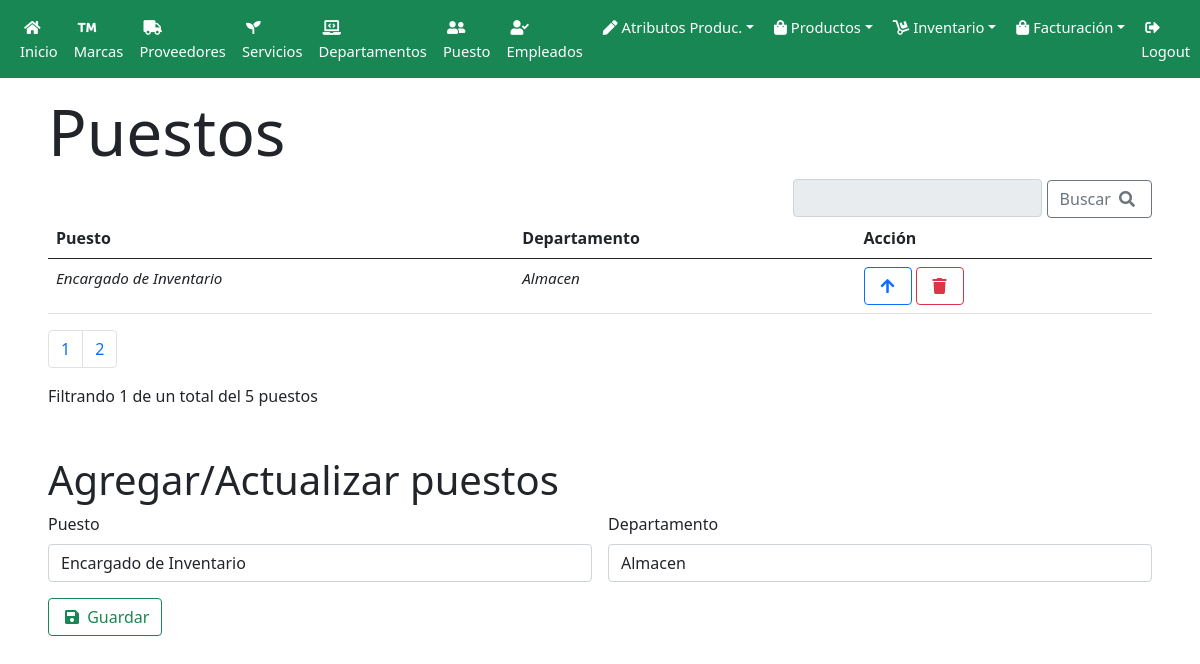
The page /admin/puestos.php?action=ver&id_puesto=3 (signed in) on the database its author committed.
### tables this page shows
CREATE TABLE `puesto` (
  `id_puesto` tinyint(4) NOT NULL,
  `puesto` varchar(30) NOT NULL,
  `id_departamento` tinyint(4) NOT NULL
);

CREATE TABLE `departamento` (
  `id_departamento` tinyint(4) NOT NULL,
  `departamento` varchar(50) NOT NULL
);

### admin/puestos.php (called while the page is built, shortened)
<?php
    include('controllers/puestos.controller.php');
    include('controllers/departamentos.controller.php');
    $puestos = new  Puesto;
    $departamentos = new Departamento;
    $accion = (isset($_GET['action']))?$_GET['action']:'leer';
    include('views/sidebar_navigation.php');
    $departamento = $departamentos -> readAll();
    switch($accion)
    {
        case 'ver':
            $id_puesto = $_GET['id_puesto'];
            $datos = $puestos -> readOne($id_puesto);
            break;
    }
    include('views/puestos/index.php');
    include('views/puestos/form.php');
    include('views/footer.php');
?>

### admin/controllers/puestos.controller.php (called while the page is built, shortened)
<?php
    class Puesto extends Sistema
    {
        function readOne($id_pu)
        {
            $dbh = $this->connect();
            $sentencia='SELECT * FROM puesto INNER JOIN departamento USING(id_departamento)
                        WHERE id_puesto = :id_puesto';
            $stmt = $dbh->prepare($sentencia);
            $stmt->bindParam(':id_puesto', $id_pu, PDO::PARAM_INT);
            $stmt->execute();
            $filas=$stmt->fetchAll();
            return $filas;
        }
        function total(){
            $dbh = $this -> Connect();
            $sentencia = "SELECT COUNT(id_puesto) AS total FROM puesto";
            $stmt = $dbh -> prepare($sentencia);
            $stmt -> execute();
            $rows = $stmt -> fetchAll();
            return $rows[0]['total'];
        }
    }
?>

### admin/controllers/departamentos.controller.php (called while the page is built, shortened)
<?php
    class Departamento extends Sistema
    {
        function readAll()
        {
            $dbh = $this->connect();
            $sentencia = 'SELECT * FROM departamento AS d';
            $stmt = $dbh->prepare($sentencia);
            $stmt->execute();
            $filas = $stmt->fetchAll();
            return $filas;
        }
    }
?>

### admin/views/puestos/form.php (the view, shortened to what this page needs)
<div class="ps-5 pe-5 pt-5 pb-5 my-container active-cont">
    <h3 class="display-6">Agregar/Actualizar puestos</h3>
    <form action="puestos.php?action=<?php echo($_GET['action'] == 'ver')?'actualizar':'guardar'; ?>" method="POST" enctype="multipart/form-data" class="row g-3 needs-validation" novalidate>
        <div class="col-md-6">
            <label class="form-label">Puesto</label>
            <input type="text" name="puesto[puesto]" value='<?php echo($_GET['action'] == 'ver')?$datos[0]['puesto']:''; ?>' class="form-control" id="txtPuesto" required>
        </div>
        <div class="col-md-6">
            <label class="form-label">Departamento</label>
            <select name="puesto[id_departamento]" class="form-control" id="slctDepartamento" required>
                <?php
                    $acc = $_GET['action'];
                    foreach($departamento as $key => $departamentos):
                        $selected = '';
                        if($acc =='ver'){
                            if($departamentos['id_departamento'] == $datos[0]['id_departamento']){ $selected = ' selected'; }
                        }
                ?>
                    <option value="<?php echo($departamentos['id_departamento']); ?>" <?php echo($_GET['action'] == 'leer')?'':$selected; ?>><?php echo($departamentos['departamento']) ?></option>
                <?php endforeach; ?>
            </select>
        </div>
        <div class="col-12|">
            <button type="submit" name="enviar" class="btn btn-outline-success">
                <i class="fa fa-save p-1 icons"></i>
                Guardar
            </button>
        </div>
    </form>
</div>

### admin/views/puestos/index.php
<div class="ps-5 pe-5 pt-3 my-container active-cont">
    <h3 class="display-3">Puestos</h3>
    <div class="d-flex flex-row-reverse">
        <form action="puestos.php" method="GET">
            <input class="input-group-text pe-1" style="display:inline-block;" type="text" name="busqueda">
            <button class="btn btn-outline-secondary" type="submit">
                Buscar
                <i class="fa fa-search p-1 icons"></i>
            </button>
        </form>
    </div>
    <table class="table">
        <thead>
        <tr>
            <th scope="col">Puesto</th>
            <th scope="col">Departamento</th>
            <th scope="col">Acción</th>
        </tr>
        </thead>
        <tbody>
        <?php foreach($datos as $key => $puesto): ?>
            <tr>
                <td><?=$puesto['puesto']?></td>
                <td><?=$puesto['departamento']?></td>
                <td>
                    <a href="puestos.php?action=ver&id_puesto=<?=$puesto['id_puesto']?>" class="btn btn-outline-primary">
                        <i class="fa fa-arrow-up p-1 icons"></i>
                    </a>
                    <a href="puestos.php?action=eliminar&id_puesto=<?=$puesto['id_puesto']?>" class="btn btn-outline-danger">
                        <i class="fa fa-trash p-1 icons"></i>
                    </a>
                </td>
            </tr>
        <?php endforeach; ?>
        </tbody>
    </table>
    <nav>
        <ul class="pagination">
            <?php for($i = 0, $k = 1; $i < $puestos -> total(); $i+=3, $k++): ?>
                <li class="page-item"><a class="page-link" href="puestos.php?<?php echo(isset($_GET['busqueda']))?'busqueda='.$_GET['busqueda'].'&':''; ?>&desde=<?php echo($i); ?>&limite=3"><?php echo ($k); ?></a></li>
            <?php endfor; ?>
        </ul>
    </nav>
    <?php
        echo "Filtrando " . count($datos) . " de un total del " . $puestos -> total() . " puestos"
    ?>
</div>

### css/main.css (style rules this page uses)
tbody { font-size: 95%; font-style: italic; }
.my-container { transition: 0.4s; }

### rows shown on the page
puesto: puesto "Encargado de Inventario", id_departamento.departamento "Almacen"

### other values the page prints
count($datos) "1"
$puestos -> total() "5"
form field value "Almacen"
